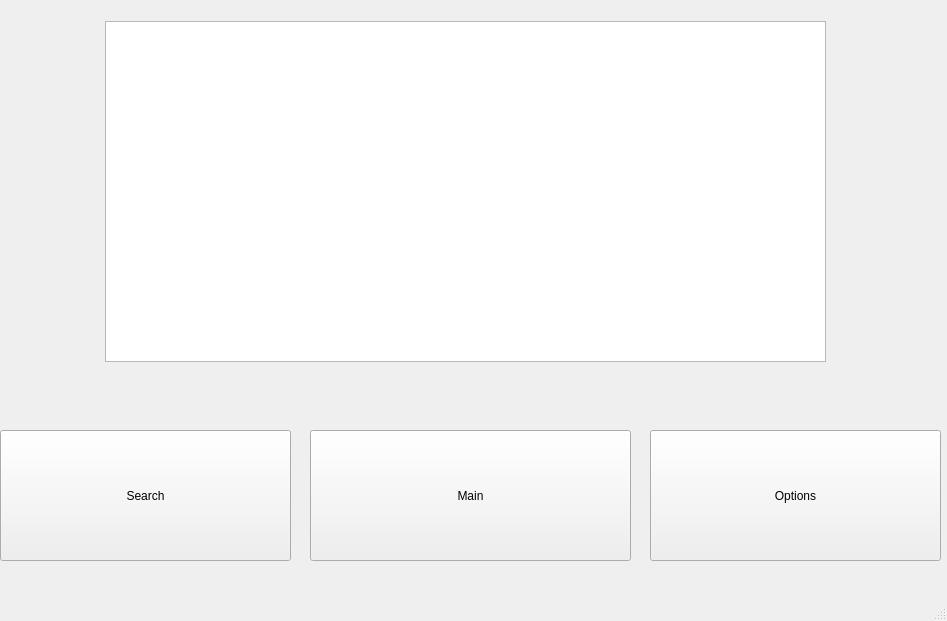
<?xml version="1.0" encoding="UTF-8"?>
<ui version="4.0">
 <class>MainWindow</class>
 <widget class="QMainWindow" name="MainWindow">
  <property name="geometry">
   <rect>
    <x>0</x>
    <y>0</y>
    <width>947</width>
    <height>621</height>
   </rect>
  </property>
  <property name="windowTitle">
   <string>MainWindow</string>
  </property>
  <widget class="QWidget" name="centralwidget">
   <widget class="QPushButton" name="pushButton">
    <property name="geometry">
     <rect>
      <x>0</x>
      <y>430</y>
      <width>291</width>
      <height>131</height>
     </rect>
    </property>
    <property name="text">
     <string>Search</string>
    </property>
   </widget>
   <widget class="QPushButton" name="pushButton_2">
    <property name="geometry">
     <rect>
      <x>310</x>
      <y>430</y>
      <width>321</width>
      <height>131</height>
     </rect>
    </property>
    <property name="text">
     <string>Main</string>
    </property>
   </widget>
   <widget class="QPushButton" name="pushButton_3">
    <property name="geometry">
     <rect>
      <x>650</x>
      <y>430</y>
      <width>291</width>
      <height>131</height>
     </rect>
    </property>
    <property name="text">
     <string>Options</string>
    </property>
   </widget>
   <widget class="QTableView" name="my_words_table">
    <property name="geometry">
     <rect>
      <x>105</x>
      <y>21</y>
      <width>721</width>
      <height>341</height>
     </rect>
    </property>
   </widget>
  </widget>
  <widget class="QMenuBar" name="menubar">
   <property name="geometry">
    <rect>
     <x>0</x>
     <y>0</y>
     <width>947</width>
     <height>24</height>
    </rect>
   </property>
  </widget>
  <widget class="QStatusBar" name="statusbar"/>
 </widget>
 <resources/>
 <connections/>
</ui>
